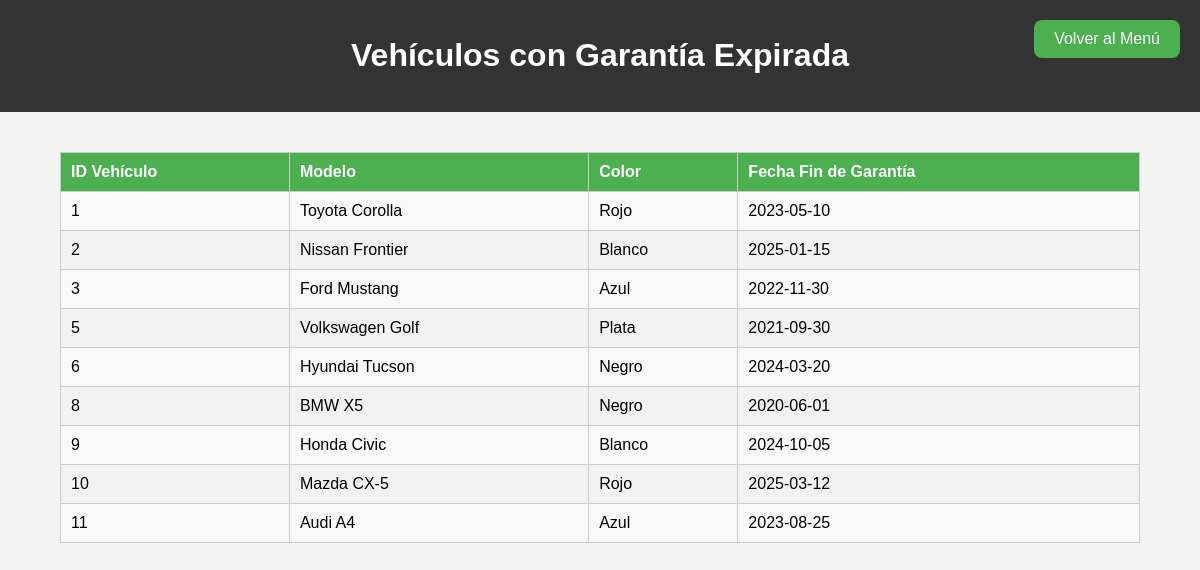
The app's page /logicaPresentacion/garantia.php with its own data.
### tables this page shows
CREATE TABLE `vehiculos` (
  `id` int(11) NOT NULL,
  `modelo` varchar(100) DEFAULT NULL,
  `color` varchar(50) DEFAULT NULL,
  `anio` int(11) DEFAULT NULL,
  `fecha_fin_garantia` date DEFAULT NULL,
  `nivel_dano` enum('Levele','Moderado','Severo') NOT NULL,
  `fecha_almacenaje` date NOT NULL,
  `ultima_actualizacion_reparacion` datetime DEFAULT NULL,
  `estado` enum('En reparación','Reparado','En cola') NOT NULL,
  `cliente_id` int(11) NOT NULL
);

### logicaDatos/repositorios/garantiaBD.php (called while the page is built)
<?php
require_once 'C:/xampp/htdocs/taller_de_autos/logicaDatos/db_connection.php';
function obtenerVehiculosGarantiaExpirada() {
    global $pdo;
    $query = "SELECT id, modelo, color, fecha_fin_garantia
              FROM vehiculos
              WHERE fecha_fin_garantia < CURDATE()";
    $stmt = $pdo->query($query);
    return $stmt->fetchAll(PDO::FETCH_ASSOC);
}
?>

### logicaNegocio/vehiculo/garantia.php (called while the page is built)
<?php
require_once '../logicaDatos/repositorios/garantiaBD.php';
function mostrarVehiculosGarantiaExpirada() {
    $vehiculos = obtenerVehiculosGarantiaExpirada();
    return $vehiculos;
}
?>

### logicaPresentacion/garantia.php (the view, shortened to what this page needs)
<?php
require_once '../logicaNegocio/vehiculo/garantia.php';
$vehiculos = mostrarVehiculosGarantiaExpirada();
?>
<!DOCTYPE html>
<html lang="es">
<head>
    <link rel="stylesheet" href="css/styles.css">
</head>
<body>
    <header>
        <h1>Vehículos con Garantía Expirada</h1>
        <a href="index.php" class="button-back-header">Volver al Menú</a>
    </header>
    <div class="table-container">
        <table>
            <thead>
                <tr>
                    <th>ID Vehículo</th>
                    <th>Modelo</th>
                    <th>Color</th>
                    <th>Fecha Fin de Garantía</th>
                </tr>
            </thead>
            <tbody>
                <?php
                if ($vehiculos) {
                    foreach ($vehiculos as $vehiculo) {
                        echo "<tr>";
                        echo "<td>" . $vehiculo['id'] . "</td>";
                        echo "<td>" . $vehiculo['modelo'] . "</td>";
                        echo "<td>" . $vehiculo['color'] . "</td>";
                        echo "<td>" . $vehiculo['fecha_fin_garantia'] . "</td>";
                        echo "</tr>";
                    }
                } else {
                    echo "<tr><td colspan='4'>No hay vehículos con garantía expirada.</td></tr>";
                }
                ?>
            </tbody>
        </table>
    </div>
</body>
</html>

### logicaPresentacion/css/styles.css (style rules this page uses)
body { font-family: Arial, sans-serif; margin: 0; padding: 0; background-color: #f4f4f4; }
header { background-color: #333; color: white; text-align: center; padding: 1em; }
.table-container { margin: 20px auto; max-width: 90%; overflow-x: auto; }
table { width: 100%; border-collapse: collapse; margin: 20px 0; }
table, th, td { border: 1px solid #ccc; }
th, td { padding: 10px; text-align: left; }
th { background-color: #4CAF50; color: white; }
td { background-color: #f9f9f9; }
tr:nth-child(even) td { background-color: #f2f2f2; }
.button-back-header { position: absolute; right: 20px; top: 20px; padding: 10px 20px; background-color: #4CAF50; color: white; font-size: 16px; border: none; border-radius: 8px; text-decoration: none; cursor: pointer; transition: background-color 0.3s ease; }

### records on screen
vehiculos: id "1", modelo "Toyota Corolla", color "Rojo", fecha_fin_garantia "2023-05-10"
vehiculos: id "2", modelo "Nissan Frontier", color "Blanco", fecha_fin_garantia "2025-01-15"
vehiculos: id "3", modelo "Ford Mustang", color "Azul", fecha_fin_garantia "2022-11-30"
vehiculos: id "5", modelo "Volkswagen Golf", color "Plata", fecha_fin_garantia "2021-09-30"
vehiculos: id "6", modelo "Hyundai Tucson", color "Negro", fecha_fin_garantia "2024-03-20"
vehiculos: id "8", modelo "BMW X5", color "Negro", fecha_fin_garantia "2020-06-01"
vehiculos: id "9", modelo "Honda Civic", color "Blanco", fecha_fin_garantia "2024-10-05"
vehiculos: id "10", modelo "Mazda CX-5", color "Rojo", fecha_fin_garantia "2025-03-12"
vehiculos: id "11", modelo "Audi A4", color "Azul", fecha_fin_garantia "2023-08-25"
